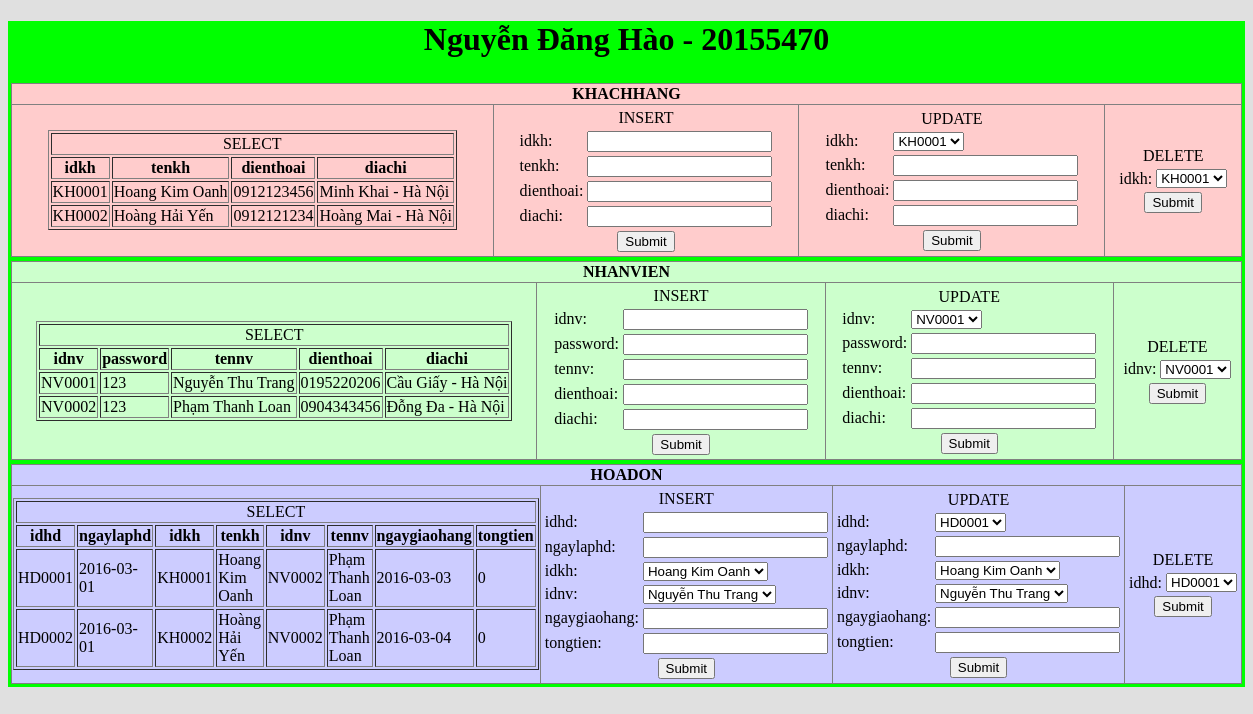
The page /Practices7/Ex5.php on the database its author committed.
### tables this page shows
CREATE TABLE IF NOT EXISTS khachhang (
    idkh VARCHAR(6) PRIMARY KEY NOT NULL,
    tenkh VARCHAR(50) NOT NULL,
    dienthoai VARCHAR(12) NOT NULL,
    diachi VARCHAR(50) NOT NULL
);

CREATE TABLE IF NOT EXISTS nhanvien (
    idnv VARCHAR(6) PRIMARY KEY NOT NULL,
    password VARCHAR(10) NOT NULL,
    tennv VARCHAR(50) NOT NULL,
    dienthoai VARCHAR(12) NOT NULL,
    diachi VARCHAR(50) NOT NULL
);

CREATE TABLE IF NOT EXISTS hoadon (
    idhd VARCHAR(6) PRIMARY KEY NOT NULL,
    ngaylaphd VARCHAR(30) NOT NULL,
    idkh VARCHAR(6) NOT NULL,
    idnv VARCHAR(6) NOT NULL,
    ngaygiaohang VARCHAR(30) NOT NULL,
    tongtien DOUBLE NOT NULL
);

### Practices7/Ex5.php (the view, shortened to what the rows shown need)
<!DOCTYPE html>
<html lang="en" dir="ltr">
<head>
</head>
<body>
    <?php
    $host = 'localhost';
    $user = 'root';
    $pass = '123456';
    $dbname = 'webdesignandprogramming';
    $con = new mysqli($host, $user, $pass);
    $con->set_charset('utf8');
    $con->select_db($dbname);
    ?>
    <div class="main">
        <h1>Nguyễn Đăng Hào - 20155470</h1>
        <table width="100%">
            <tr>
                <td>
                    <div class="tblSV">
                        <table width="100%" border="1" style="border-collapse: collapse;">
                            <tr>
                                <th colspan="4">KHACHHANG</th>
                            </tr>
                            <tr>
                                <td>
                                    <table style="text-align: left; margin: auto;" border="1">
                                        <tr style="text-align: center;">
                                            <th>idkh</th>
                                            <th>tenkh</th>
                                            <th>dienthoai</th>
                                            <th>diachi</th>
                                        </tr>
                                        <?php if (isset($con)) {
                                            $result = $con->query('SELECT * FROM khachhang');
                                            if ($result->num_rows > 0) {
                                                while ($row = $result->fetch_assoc()) {
                                                    echo "<tr>";
                                                    echo "<td>{$row['idkh']}</td>";
                                                    echo "<td>{$row['tenkh']}</td>";
                                                    echo "<td>{$row['dienthoai']}</td>";
                                                    echo "<td>{$row['diachi']}</td>";
                                                    echo "</tr>";
                                                }
                                            } else {
                                                echo "<tr><td colspan='11'>Khong co du lieu</td></tr>";
                                            }
                                        } ?>
                                    </table>
                                </td>
                            </tr>
                        </table>
                    </div>
                </td>
            </tr>
            <tr>
                <td>
                    <div class="tblMH">
                        <table width="100%" border="1" style="border-collapse: collapse;">
                            <tr>
                                <th colspan="4">NHANVIEN</th>
                            </tr>
                            <tr>
                                <td>
                                    <table style="text-align: left; margin: auto;" border="1">
                                        <tr style="text-align: center;">
                                            <th>idnv</th>
                                            <th>password</th>
                                            <th>tennv</th>
                                            <th>dienthoai</th>
                                            <th>diachi</th>
                                        </tr>
                                        <?php if (isset($con)) {
                                            $result = $con->query('SELECT * FROM nhanvien');
                                            if ($result->num_rows > 0) {
                                                while ($row = $result->fetch_assoc()) {
                                                    echo "<tr>";
                                                    echo "<td>{$row['idnv']}</td>";
                                                    echo "<td>{$row['password']}</td>";
                                                    echo "<td>{$row['tennv']}</td>";
                                                    echo "<td>{$row['dienthoai']}</td>";
                                                    echo "<td>{$row['diachi']}</td>";
                                                    echo "</tr>";
                                                }
                                            } else {
                                                echo "<tr><td colspan='3'>Khong co du lieu</td></tr>";
                                            }
                                        } ?>
                                    </table>
                                </td>
                            </tr>
                        </table>
                    </div>
                </td>
            </tr>
            <tr>
                <td>
                    <div class="tblKQ">
                        <table width="100%" border="1" style="border-collapse: collapse;">
                            <tr>
                                <th colspan="4">HOADON</th>
                            </tr>
                            <tr>
                                <td>
                                    <table style="text-align: left; margin: auto;" border="1">
                                        <tr style="text-align: center;">
                                            <th>idhd</th>
                                            <th>ngaylaphd</th>
                                            <th>idkh</th>
                                            <th>tenkh</th>
                                            <th>idnv</th>
                                            <th>tennv</th>
                                            <th>ngaygiaohang</th>
                                            <th>tongtien</th>
                                        </tr>
                                        <?php if (isset($con)) {
                                            $query = 'SELECT idhd, ngaylaphd, kh.idkh idkh, tenkh, nv.idnv idnv, tennv, ngaygiaohang, tongtien';
                                            $query .= ' FROM hoadon hd, khachhang kh, nhanvien nv';
                                            $query .= ' WHERE hd.idkh = kh.idkh AND hd.idnv = nv.idnv';
                                            $result = $con->query($query);
                                            if ($result->num_rows > 0) {
                                                while ($row = $result->fetch_assoc()) {
                                                    echo "<tr>";
                                                    echo "<td>{$row['idhd']}</td>";
                                                    echo "<td>{$row['ngaylaphd']}</td>";
                                                    echo "<td>{$row['idkh']}</td>";
                                                    echo "<td>{$row['tenkh']}</td>";
                                                    echo "<td>{$row['idnv']}</td>";
                                                    echo "<td>{$row['tennv']}</td>";
                                                    echo "<td>{$row['ngaygiaohang']}</td>";
                                                    echo "<td>{$row['tongtien']}</td>";
                                                    echo "</tr>";
                                                }
                                            } else {
                                                echo "<tr><td colspan='3'>Khong co du lieu</td></tr>";
                                            }
                                        } ?>
                                    </table>
                                </td>
                            </tr>
                        </table>
                    </div>
                </td>
            </tr>
        </table>
    </div>
</body>
</html>

### rows shown on the page
khachhang: idkh "KH0001", tenkh "Hoang Kim Oanh", dienthoai "0912123456", diachi "Minh Khai - Hà Nội"
khachhang: idkh "KH0002", tenkh "Hoàng Hải Yến", dienthoai "0912121234", diachi "Hoàng Mai - Hà Nội"
nhanvien: idnv "NV0001", password "123", tennv "Nguyễn Thu Trang", dienthoai "0195220206", diachi "Cầu Giấy - Hà Nội"
nhanvien: idnv "NV0002", password "123", tennv "Phạm Thanh Loan", dienthoai "0904343456", diachi "Đỗng Đa - Hà Nội"
hoadon: idhd "HD0001", ngaylaphd "2016-03-01", idkh.idkh "KH0001", idkh.tenkh "Hoang Kim Oanh", idnv.idnv "NV0002", idnv.tennv "Phạm Thanh Loan", ngaygiaohang "2016-03-03", tongtien "0"
hoadon: idhd "HD0002", ngaylaphd "2016-03-01", idkh.idkh "KH0002", idkh.tenkh "Hoàng Hải Yến", idnv.idnv "NV0002", idnv.tennv "Phạm Thanh Loan", ngaygiaohang "2016-03-04", tongtien "0"

### other values the page prints
form field idUpdKH "KH0001"
form field idDelKH "KH0001"
form field idUpdNV "NV0001"
form field idDelNV "NV0001"
form field khInsHD "Hoang Kim Oanh"
form field nvInsHD "Nguyễn Thu Trang"
form field idUpdHD "HD0001"
form field khUpdHD "Hoang Kim Oanh"
form field nvUpdHD "Nguyễn Thu Trang"
form field idDelHD "HD0001"
